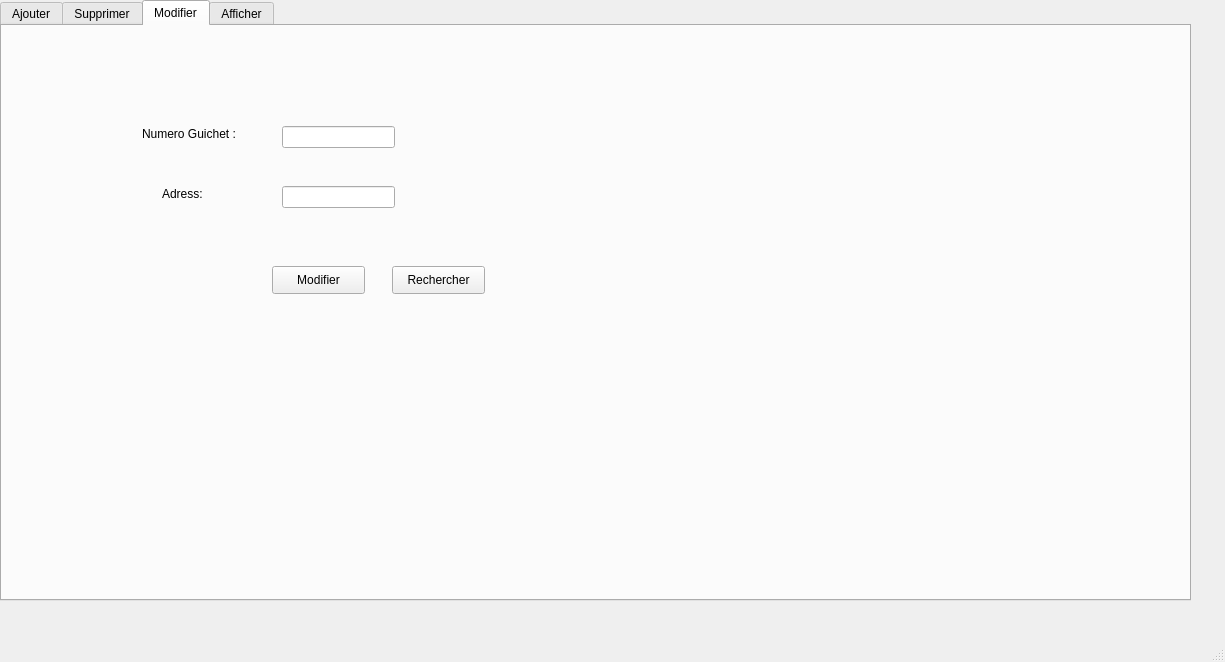
<?xml version="1.0" encoding="UTF-8"?>
<ui version="4.0">
 <class>MainWindow</class>
 <widget class="QMainWindow" name="MainWindow">
  <property name="geometry">
   <rect>
    <x>0</x>
    <y>0</y>
    <width>1225</width>
    <height>662</height>
   </rect>
  </property>
  <property name="windowTitle">
   <string>MainWindow</string>
  </property>
  <widget class="QWidget" name="centralwidget">
   <widget class="QTabWidget" name="tabWidget">
    <property name="geometry">
     <rect>
      <x>0</x>
      <y>0</y>
      <width>1191</width>
      <height>601</height>
     </rect>
    </property>
    <property name="currentIndex">
     <number>2</number>
    </property>
    <widget class="QWidget" name="tab">
     <attribute name="title">
      <string>Ajouter</string>
     </attribute>
     <widget class="QGroupBox" name="groupBox">
      <property name="geometry">
       <rect>
        <x>20</x>
        <y>20</y>
        <width>1131</width>
        <height>541</height>
       </rect>
      </property>
      <property name="title">
       <string>GroupBox</string>
      </property>
      <widget class="QLabel" name="label">
       <property name="geometry">
        <rect>
         <x>120</x>
         <y>110</y>
         <width>151</width>
         <height>31</height>
        </rect>
       </property>
       <property name="text">
        <string>Numero Guichet :</string>
       </property>
      </widget>
      <widget class="QLabel" name="label_2">
       <property name="geometry">
        <rect>
         <x>190</x>
         <y>170</y>
         <width>71</width>
         <height>21</height>
        </rect>
       </property>
       <property name="text">
        <string>Adresse  :</string>
       </property>
      </widget>
      <widget class="QLabel" name="label_3">
       <property name="geometry">
        <rect>
         <x>170</x>
         <y>240</y>
         <width>91</width>
         <height>20</height>
        </rect>
       </property>
       <property name="text">
        <string>telephone :</string>
       </property>
      </widget>
      <widget class="QLabel" name="label_4">
       <property name="geometry">
        <rect>
         <x>170</x>
         <y>300</y>
         <width>81</width>
         <height>21</height>
        </rect>
       </property>
       <property name="text">
        <string>Revenue_ab:</string>
       </property>
      </widget>
      <widget class="QLineEdit" name="rev_ab">
       <property name="geometry">
        <rect>
         <x>300</x>
         <y>290</y>
         <width>113</width>
         <height>22</height>
        </rect>
       </property>
      </widget>
      <widget class="QLabel" name="label_6">
       <property name="geometry">
        <rect>
         <x>150</x>
         <y>410</y>
         <width>101</width>
         <height>20</height>
        </rect>
       </property>
       <property name="text">
        <string>Id_caisse</string>
       </property>
      </widget>
      <widget class="QLineEdit" name="id_caisse">
       <property name="geometry">
        <rect>
         <x>290</x>
         <y>410</y>
         <width>113</width>
         <height>22</height>
        </rect>
       </property>
      </widget>
      <widget class="QPushButton" name="pushButton">
       <property name="geometry">
        <rect>
         <x>650</x>
         <y>197</y>
         <width>93</width>
         <height>81</height>
        </rect>
       </property>
       <property name="text">
        <string>Ajouter</string>
       </property>
      </widget>
      <widget class="QLabel" name="label_7">
       <property name="geometry">
        <rect>
         <x>170</x>
         <y>350</y>
         <width>71</width>
         <height>16</height>
        </rect>
       </property>
       <property name="text">
        <string>Revenue_ti:</string>
       </property>
      </widget>
      <widget class="QLineEdit" name="rev_ti">
       <property name="geometry">
        <rect>
         <x>280</x>
         <y>350</y>
         <width>113</width>
         <height>22</height>
        </rect>
       </property>
      </widget>
      <widget class="QLineEdit" name="tel">
       <property name="geometry">
        <rect>
         <x>280</x>
         <y>240</y>
         <width>113</width>
         <height>22</height>
        </rect>
       </property>
      </widget>
      <widget class="QLineEdit" name="ad">
       <property name="geometry">
        <rect>
         <x>290</x>
         <y>170</y>
         <width>113</width>
         <height>22</height>
        </rect>
       </property>
      </widget>
      <widget class="QLineEdit" name="ng">
       <property name="geometry">
        <rect>
         <x>290</x>
         <y>110</y>
         <width>113</width>
         <height>22</height>
        </rect>
       </property>
      </widget>
     </widget>
    </widget>
    <widget class="QWidget" name="tab_2">
     <attribute name="title">
      <string>Supprimer</string>
     </attribute>
     <widget class="QLabel" name="label_5">
      <property name="geometry">
       <rect>
        <x>80</x>
        <y>110</y>
        <width>101</width>
        <height>16</height>
       </rect>
      </property>
      <property name="text">
       <string>Numero Guichet :</string>
      </property>
     </widget>
     <widget class="QLineEdit" name="ngsupp">
      <property name="geometry">
       <rect>
        <x>210</x>
        <y>110</y>
        <width>113</width>
        <height>22</height>
       </rect>
      </property>
     </widget>
     <widget class="QPushButton" name="pushButton_2">
      <property name="geometry">
       <rect>
        <x>170</x>
        <y>220</y>
        <width>93</width>
        <height>28</height>
       </rect>
      </property>
      <property name="text">
       <string>Supprimer</string>
      </property>
     </widget>
    </widget>
    <widget class="QWidget" name="tab_3">
     <attribute name="title">
      <string>Modifier</string>
     </attribute>
     <widget class="QLabel" name="label_8">
      <property name="geometry">
       <rect>
        <x>140</x>
        <y>100</y>
        <width>111</width>
        <height>16</height>
       </rect>
      </property>
      <property name="text">
       <string>Numero Guichet :</string>
      </property>
     </widget>
     <widget class="QLineEdit" name="modng">
      <property name="geometry">
       <rect>
        <x>280</x>
        <y>100</y>
        <width>113</width>
        <height>22</height>
       </rect>
      </property>
     </widget>
     <widget class="QPushButton" name="pushButton_3">
      <property name="geometry">
       <rect>
        <x>270</x>
        <y>240</y>
        <width>93</width>
        <height>28</height>
       </rect>
      </property>
      <property name="text">
       <string>Modifier</string>
      </property>
     </widget>
     <widget class="QLineEdit" name="modadd">
      <property name="geometry">
       <rect>
        <x>280</x>
        <y>160</y>
        <width>113</width>
        <height>22</height>
       </rect>
      </property>
     </widget>
     <widget class="QLabel" name="label_9">
      <property name="geometry">
       <rect>
        <x>160</x>
        <y>160</y>
        <width>91</width>
        <height>16</height>
       </rect>
      </property>
      <property name="text">
       <string>Adress:</string>
      </property>
     </widget>
     <widget class="QPushButton" name="pushButton_4">
      <property name="geometry">
       <rect>
        <x>390</x>
        <y>240</y>
        <width>93</width>
        <height>28</height>
       </rect>
      </property>
      <property name="text">
       <string>Rechercher</string>
      </property>
     </widget>
    </widget>
    <widget class="QWidget" name="tab_4">
     <attribute name="title">
      <string>Afficher</string>
     </attribute>
     <widget class="QTableView" name="tabguichet">
      <property name="geometry">
       <rect>
        <x>20</x>
        <y>10</y>
        <width>711</width>
        <height>561</height>
       </rect>
      </property>
     </widget>
     <widget class="QPushButton" name="pushButton_5">
      <property name="geometry">
       <rect>
        <x>890</x>
        <y>300</y>
        <width>93</width>
        <height>28</height>
       </rect>
      </property>
      <property name="text">
       <string>Trier</string>
      </property>
     </widget>
    </widget>
   </widget>
  </widget>
  <widget class="QMenuBar" name="menubar">
   <property name="geometry">
    <rect>
     <x>0</x>
     <y>0</y>
     <width>1225</width>
     <height>26</height>
    </rect>
   </property>
  </widget>
  <widget class="QStatusBar" name="statusbar"/>
 </widget>
 <resources/>
 <connections/>
</ui>
